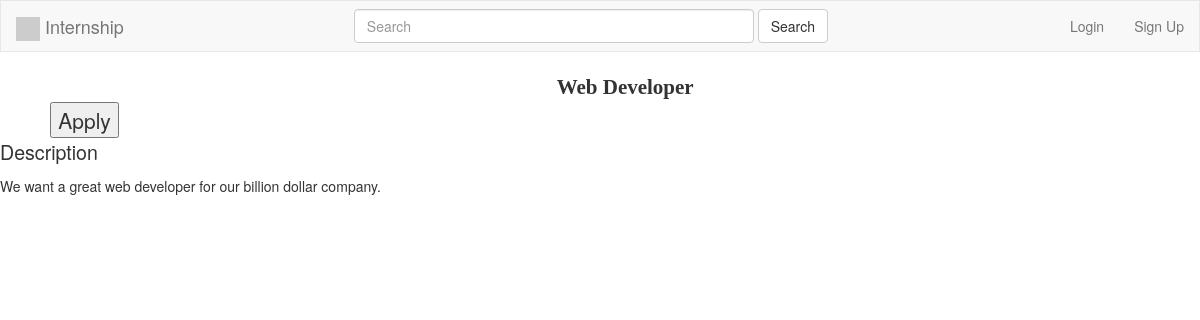
Screenshot of /intern_details.php?id=9&emp_id=1 with the database file from the repository.
### tables this page shows
CREATE TABLE `internships` (
  `id` int(50) UNSIGNED NOT NULL,
  `emp_id` int(3) NOT NULL,
  `org_name` varchar(50) DEFAULT NULL,
  `emp_sess_id` char(50) DEFAULT NULL,
  `title` varchar(140) DEFAULT NULL,
  `description` text,
  `posted` timestamp NOT NULL DEFAULT CURRENT_TIMESTAMP ON UPDATE CURRENT_TIMESTAMP,
  `start_date` date DEFAULT NULL,
  `end_date` date DEFAULT NULL,
  `logo` varchar(100) DEFAULT NULL
);

### intern_details.php (the view, shortened to what this page needs)
<?php
    include('navbar.php');
    $connection = mysqli_connect("localhost", "root", "", "assignment") or die(mysql_error());
    $internship_id = $_REQUEST['id'];
    $query = "SELECT * FROM internships " . "where id like '$internship_id'";
    $results = mysqli_query($connection, $query) or die(mysql_error());
    $row = mysqli_fetch_assoc($results);
    $email = $_SESSION['email'];
    extract($row);
    echo "<table width=\"100%\" cellspacing=\"0\" cellpadding=\"5px\">";
    echo "<tr><td style=\"padding: 3px;\" rowspan=\"6\">";
    echo "<td colspan=\"2\" align=\"center\" style=\"font-family:verdana; font-size: 150%;\"><b>";
    echo $title;
    echo "</b></td></tr><tr><td colspan=\"2\"><table><tr><td>";
    echo "</td></tr><tr>";
    $get_stu_details = "SELECT * FROM students WHERE email = '$email'";
    $student_result = mysqli_query($connection, $get_stu_details);
    if($student_result) {
        $row = mysqli_fetch_assoc($student_result);
        extract($row);
        $stu_id = $id;
    }
    $already_applied = "SELECT * FROM applied WHERE internship_id = $internship_id AND stu_id = $stu_id";
    $check_result = mysqli_query($connection, $already_applied);
    $row = mysqli_fetch_assoc($check_result);
    if($row) {
        echo "Already applied!";
    } else {
        echo "<td colspan=\"2\" style=\"font-family:verdana; font-size: 150%;\">";
        echo "</td></tr><tr><td colspan=\"2\"><input type=\"submit\" name=\"apply\" value=\"Apply\" style=\"font-size: 150%;\"></td>";
        echo "</tr></table></table>";
    }
    echo "<p style=\"font-size:140%;\">Description</p>";
    echo $description;
?>

### rows the page displays
internships: title "Web Developer", description "We want a great web developer for our billion dollar company."
